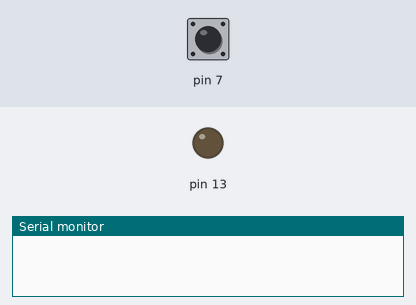
Bench run of a sketch on a simulated Arduino Uno, built with avr-gcc and run on an emulated ATmega328P. Parts: output pins drawn as LEDs (lit = HIGH), the last lines printed to the serial monitor. The test bench sets the inputs (shaded band); at power-on: pin 7 HIGH.

Above: at 1.2 s.
1.3 s: pin 7 pulled LOW for 0.15 s
At 1.4 s:
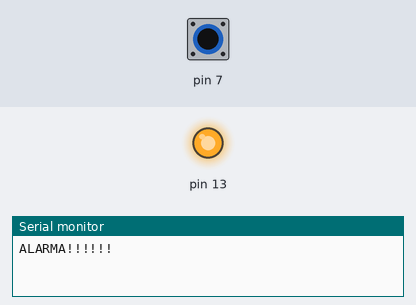
3.0 s: pin 7 pulled LOW for 3.2 s
At 6.8 s:
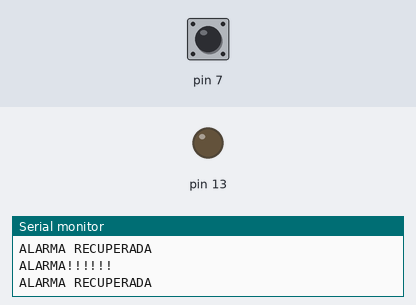
Timing chart, 0 to 8.3 s (numbered marks = the images above; inputs shaded):
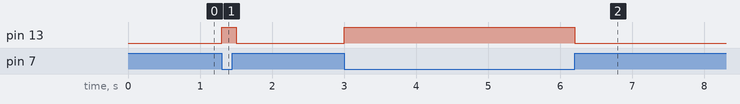

Measured:
- after the input at 1.3 s, pin 13: LOW → HIGH at once, → LOW 0.20 s later
- after the input at 3.0 s, pin 13: LOW → HIGH at once, → LOW 3.2 s later

The sketch:

PrimerosPasosArduino.ino
```cpp
boolean estado_alarma = 0;

void setup() {
  // put your setup code here, to run once:
  pinMode(13, OUTPUT);
  pinMode(7, INPUT_PULLUP);
  Serial.begin(9600);
}

void loop() {
  // put your main code here, to run repeatedly:
  int lectura = digitalRead(7);
  if (lectura == 0) {
    if (estado_alarma == 0) {
      Serial.println("ALARMA!!!!!!");
      digitalWrite(13, HIGH);
      estado_alarma = 1;
    }
  }
  else {
    if (estado_alarma == 1) {
      digitalWrite(13, LOW);
      estado_alarma = 0;
      Serial.println("ALARMA RECUPERADA");
    }
  }
  delay(100);
}
```
